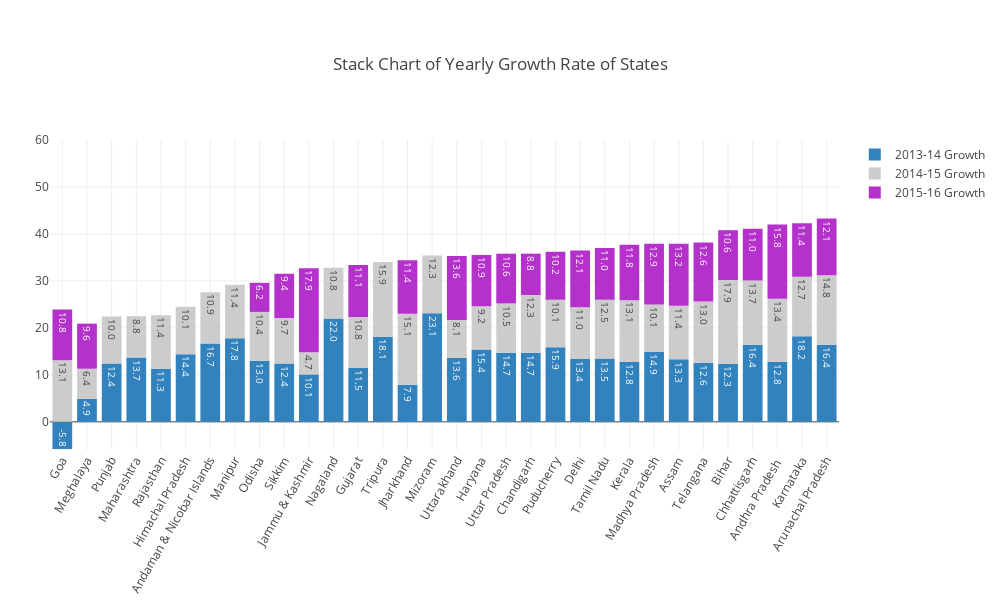

Notebook cell for this chart:
### Code cell
trace0 = go.Bar(
    x=growth_over_previous_year_df['State'].tolist(),
    y=growth_over_previous_year_df['2013-14'].round(1).tolist(),
    name='2013-14 Growth',
    text=growth_over_previous_year_df['2013-14'].round(1).tolist(),
    textposition = 'auto',
    marker=dict(
        color='rgb(49,130,189)'
    )
)
trace1 = go.Bar(
    x=growth_over_previous_year_df['State'].tolist(),
    y=growth_over_previous_year_df['2014-15'].round(1).tolist(),
    text=growth_over_previous_year_df['2014-15'].round(1).tolist(),
    textposition='auto',
    name='2014-15 Growth',
    marker=dict(
        color='rgb(204,204,204)',
    )
)
trace2 = go.Bar(
    x=growth_over_previous_year_df['State'].tolist(),
    y=growth_over_previous_year_df['2015-16'].round(1).tolist(),
    text=growth_over_previous_year_df['2015-16'].round(1).tolist(),
    textposition = 'auto',
    name='2015-16 Growth',
    marker=dict(
        color='rgb(180,49,204)',
    )
)
data = [trace0, trace1,trace2]
layout = go.Layout(
    autosize=False,
    width=1000,
    height=600,
    title=go.layout.Title(
        text='Stack Chart of Yearly Growth Rate of States',
        xref='container',
        x=0.5
    ),
    
    xaxis=dict(tickangle=-60,showgrid=True,showline=False,showticklabels=True,zeroline=True),
    yaxis=dict(
        range=[-6, 60],showgrid=True,showline=False,showticklabels=True,zeroline=True),
    margin=dict(
        l=50,
        r=10,
        t=140,
        b=150
    ),
    barmode='relative',
)

fig = go.Figure(data=data, layout=layout)
iplot(fig)

### Figure 1 — Plotly figure (JSON) as saved in the notebook; plotly's stock layout.template omitted (floating-point values rounded to 4 significant figures)
{"data": [{"marker": {"color": "rgb(49,130,189)"}, "name": "2013-14 Growth", "text": ["-5.8", "4.9", "12.4", "13.7", "11.3", "14.4", "16.7", "17.8", "13.0", "12.4", "10.1", "22.0", "11.5", "18.1", "7.9", "23.1", "13.6", "15.4", "14.7", "14.7", "15.9", "13.4", "13.5", "12.8", "14.9", "13.3", "12.6", "12.3", "16.4", "12.8", "18.2", "16.4"], "textposition": "auto", "type": "bar", "uid": "33df919d-10ca-4f1e-99ce-4e989da6537c", "x": ["Goa", "Meghalaya", "Punjab", "Maharashtra", "Rajasthan", "Himachal Pradesh", "Andaman & Nicobar Islands", "Manipur", "Odisha", "Sikkim", "Jammu & Kashmir", "Nagaland", "Gujarat", "Tripura", "Jharkhand", "Mizoram", "Uttarakhand", "Haryana", "Uttar Pradesh", "Chandigarh", "Puducherry", "Delhi", "Tamil Nadu", "Kerala", "Madhya Pradesh", "Assam", "Telangana", "Bihar", "Chhattisgarh", "Andhra Pradesh ", "Karnataka", "Arunachal Pradesh"], "y": [-5.8, 4.9, 12.4, 13.7, 11.3, 14.4, 16.7, 17.8, 13, 12.4, 10.1, 22, 11.5, 18.1, 7.9, 23.1, 13.6, 15.4, 14.7, 14.7, 15.9, 13.4, 13.5, 12.8, 14.9, 13.3, 12.6, 12.3, 16.4, 12.8, 18.2, 16.4]}, {"marker": {"color": "rgb(204,204,204)"}, "name": "2014-15 Growth", "text": ["13.1", "6.4", "10.0", "8.8", "11.4", "10.1", "10.9", "11.4", "10.4", "9.7", "4.7", "10.8", "10.8", "15.9", "15.1", "12.3", "8.1", "9.2", "10.5", "12.3", "10.1", "11.0", "12.5", "13.1", "10.1", "11.4", "13.0", "17.9", "13.7", "13.4", "12.7", "14.8"], "textposition": "auto", "type": "bar", "uid": "6295d20e-381e-4b38-8d2c-30e41818ced7", "x": ["Goa", "Meghalaya", "Punjab", "Maharashtra", "Rajasthan", "Himachal Pradesh", "Andaman & Nicobar Islands", "Manipur", "Odisha", "Sikkim", "Jammu & Kashmir", "Nagaland", "Gujarat", "Tripura", "Jharkhand", "Mizoram", "Uttarakhand", "Haryana", "Uttar Pradesh", "Chandigarh", "Puducherry", "Delhi", "Tamil Nadu", "Kerala", "Madhya Pradesh", "Assam", "Telangana", "Bihar", "Chhattisgarh", "Andhra Pradesh ", "Karnataka", "Arunachal Pradesh"], "y": [13.1, 6.4, 10, 8.8, 11.4, 10.1, 10.9, 11.4, 10.4, 9.7, 4.7, 10.8, 10.8, 15.9, 15.1, 12.3, 8.1, 9.2, 10.5, 12.3, 10.1, 11, 12.5, 13.1, 10.1, 11.4, 13, 17.9, 13.7, 13.4, 12.7, 14.8]}, {"marker": {"color": "rgb(180,49,204)"}, "name": "2015-16 Growth", "text": ["10.8", "9.6", "0.0", "0.0", "0.0", "0.0", "0.0", "0.0", "6.2", "9.4", "17.9", "0.0", "11.1", "0.0", "11.4", "0.0", "13.6", "10.9", "10.6", "8.8", "10.2", "12.1", "11.0", "11.8", "12.9", "13.2", "12.6", "10.6", "11.0", "15.8", "11.4", "12.1"], "textposition": "auto", "type": "bar", "uid": "80ba1ca6-a4f8-49ae-a285-905c71185bfa", "x": ["Goa", "Meghalaya", "Punjab", "Maharashtra", "Rajasthan", "Himachal Pradesh", "Andaman & Nicobar Islands", "Manipur", "Odisha", "Sikkim", "Jammu & Kashmir", "Nagaland", "Gujarat", "Tripura", "Jharkhand", "Mizoram", "Uttarakhand", "Haryana", "Uttar Pradesh", "Chandigarh", "Puducherry", "Delhi", "Tamil Nadu", "Kerala", "Madhya Pradesh", "Assam", "Telangana", "Bihar", "Chhattisgarh", "Andhra Pradesh ", "Karnataka", "Arunachal Pradesh"], "y": [10.8, 9.6, 0, 0, 0, 0, 0, 0, 6.2, 9.4, 17.9, 0, 11.1, 0, 11.4, 0, 13.6, 10.9, 10.6, 8.8, 10.2, 12.1, 11, 11.8, 12.9, 13.2, 12.6, 10.6, 11, 15.8, 11.4, 12.1]}], "layout": {"autosize": false, "barmode": "relative", "height": 600, "margin": {"b": 150, "l": 50, "r": 10, "t": 140}, "title": {"text": "Stack Chart of Yearly Growth Rate of States", "x": 0.5, "xref": "container"}, "width": 1000, "xaxis": {"autorange": true, "range": [-0.5, 31.5], "showgrid": true, "showline": false, "showticklabels": true, "tickangle": -60, "type": "category", "zeroline": true}, "yaxis": {"range": [-6, 60], "showgrid": true, "showline": false, "showticklabels": true, "type": "linear", "zeroline": true}}}
